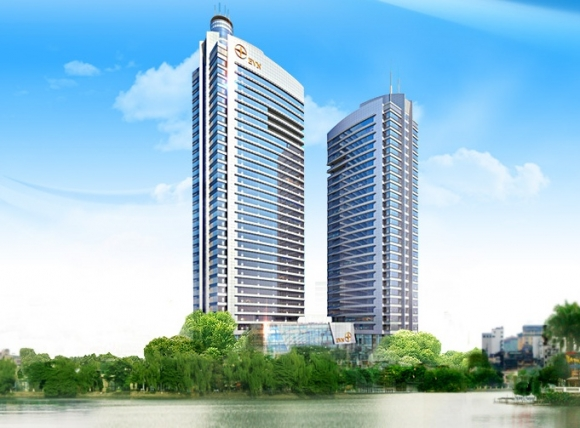
#> input picture ThiGiacMayTinh4/anh.jpg, 580 x 428 px
$ python diem_vien.py
#> lines starting #> are read from the running program, lines starting #| are printed output that depends on the picture
from PIL import Image
import numpy as np
from pylab import *
im=np.asarray(Image.open('anh.jpg'))
#> im is the input picture: shape (428, 580, 3); mean R, G, B 151.7, 188.5, 203
x=[100,100,400,400]
y=[200,500,200,500]
plot(x,y,"r*")
plot(x[:2],y[:2])
title('Plotting:"empire.jpg"')
show()
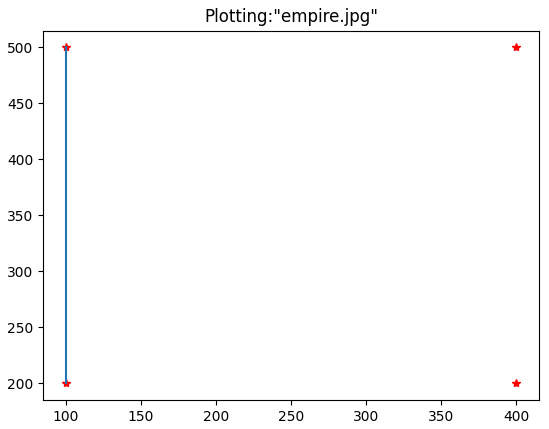
#> figure drawn by matplotlib, 1 panel
